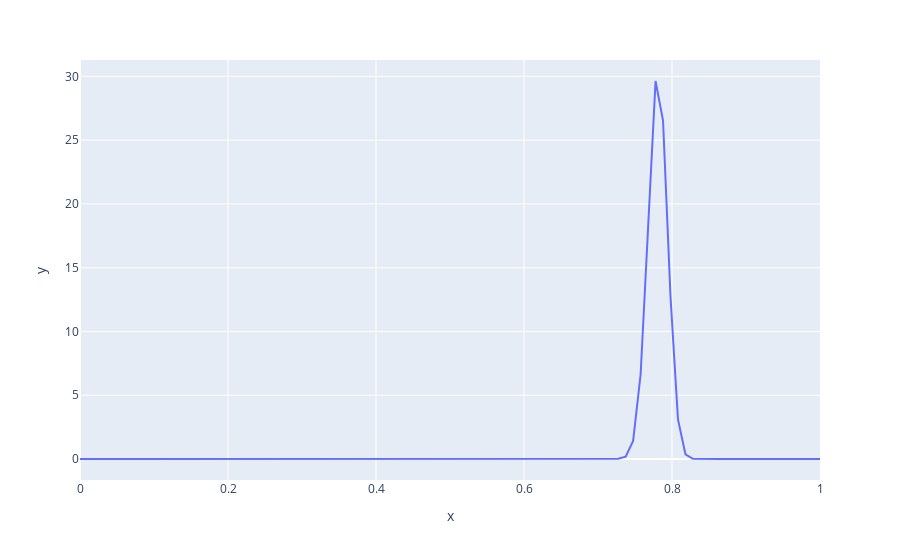

The notebook cell this image was saved under:
### Code cell
px.line(x = probs_of_heads, y = observed_probs_heads[10])
